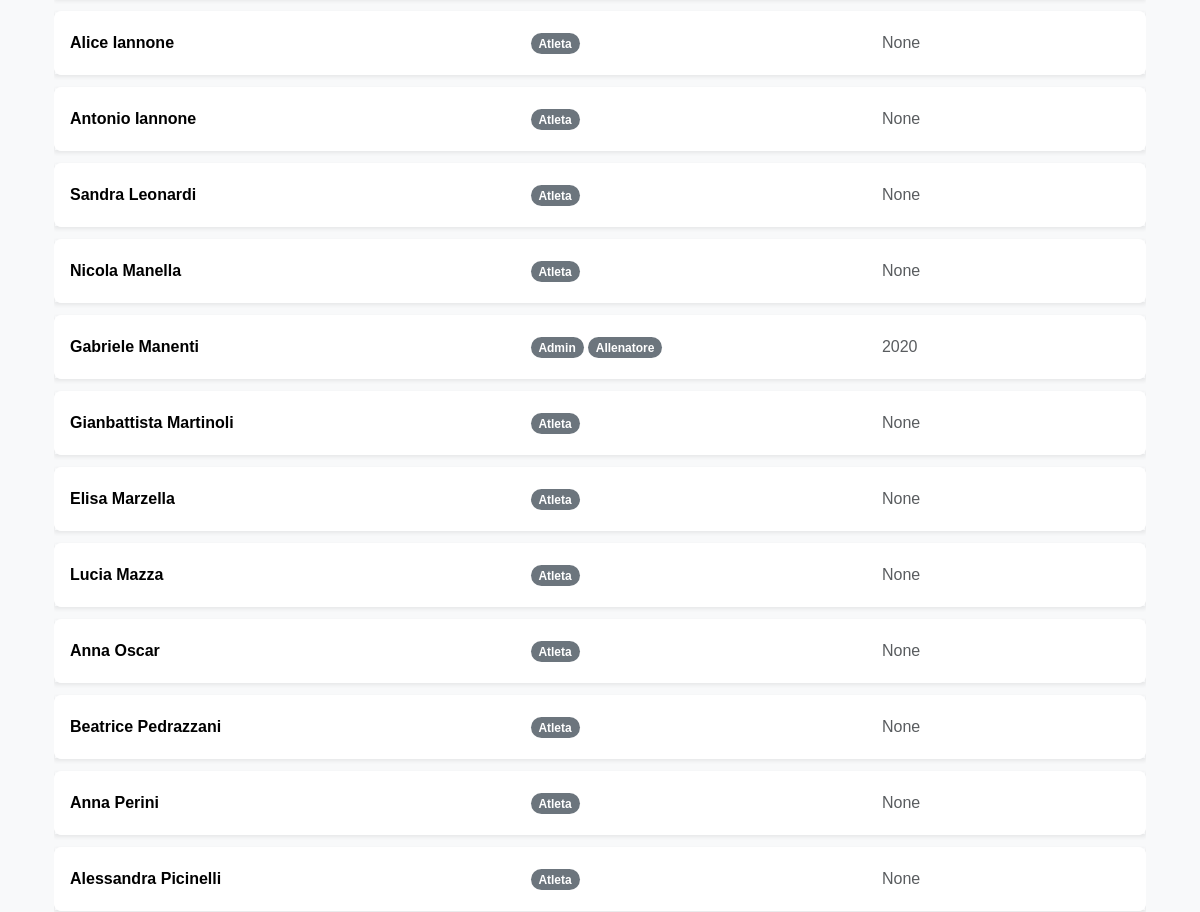
Page /rubrica (signed in, middle part) on the earlier database version.
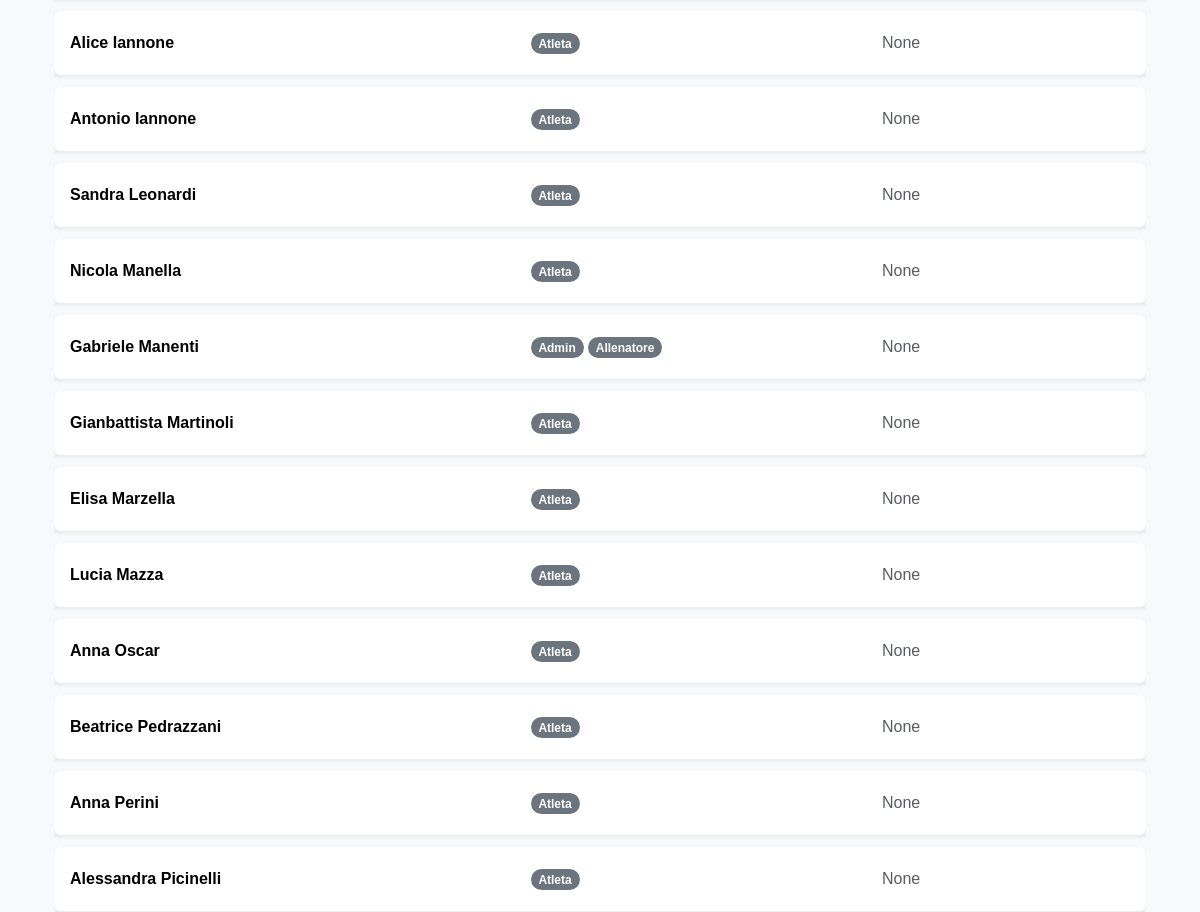
Same page on the later database version.
### models.py (models this page shows, shortened)
class User(Base):
    __tablename__ = "users"
    id = Column(Integer, primary_key=True, index=True)
    username = Column(String, unique=True, index=True, nullable=False)
    hashed_password = Column(String, nullable=False)
    first_name = Column(String, nullable=False)
    last_name = Column(String, nullable=False)
    email = Column(String, unique=True, index=True)
    phone_number = Column(String)
    date_of_birth = Column(Date)
    tax_code = Column(String, unique=True)
    enrollment_year = Column(Integer)
    membership_date = Column(Date)
    certificate_expiration = Column(Date)
    address = Column(String)
    manual_category = Column(String, nullable=True)
    roles = relationship("Role", secondary=user_roles, back_populates="users")
    tags = relationship("Tag", secondary=user_tags, back_populates="users")
    barche_assegnate = relationship("Barca", secondary=barca_atleti_association, back_populates="atleti_assegnati")
    schede_pesi = relationship("SchedaPesi", back_populates="atleta")
    turni = relationship("Turno", back_populates="user")

class Role(Base):
    __tablename__ = "roles"
    id = Column(Integer, primary_key=True, index=True)
    name = Column(String, unique=True, index=True, nullable=False)
    users = relationship("User", secondary=user_roles, back_populates="roles")

### routers/users.py (the view)
@router.get("/rubrica", response_class=HTMLResponse)
async def view_rubrica(request: Request, db: Session = Depends(get_db), current_user: models.User = Depends(get_current_user), role_filter: Optional[str] = None):
    query = db.query(models.User).options(joinedload(models.User.roles))
    if role_filter: query = query.join(models.User.roles).filter(models.Role.name == role_filter)
    users = query.order_by(models.User.last_name, models.User.first_name).all()
    all_roles = db.query(models.Role).all()
    return templates.TemplateResponse("rubrica.html", {"request": request, "current_user": current_user, "users": users, "all_roles": all_roles, "current_filter": role_filter})

### templates/rubrica.html (shortened to what this page needs)
{% extends "layouts/_base.html" %}
{% block content %}
<div class="container mt-4">
    <div class="table-responsive">
        <table class="table table-hover align-middle">
            <tbody>
                {% for user in users %}
                <tr>
                    <td class="fw-bold">{{ user.first_name }} {{ user.last_name }}</td>
                    <td>
                        {% for role in user.roles %}
                            <span class="badge rounded-pill text-bg-secondary">{{ role.name.capitalize() }}</span>
                        {% endfor %}
                    </td>
                    <td class="text-muted">{{ user.enrollment_year }}</td>
                </tr>
                {% else %}
                <tr>
                    <td colspan="3" class="text-center p-4">Nessun utente trovato.</td>
                </tr>
                {% endfor %}
            </tbody>
        </table>
    </div>
</div>
{% endblock %}

### templates/layouts/_base.html (shortened to what this page needs)
<!doctype html>
<html lang="it" class="h-100">
<head>
    <link href="https://cdn.jsdelivr.net/npm/bootstrap@5.3.3/dist/css/bootstrap.min.css" rel="stylesheet">
    <link rel="stylesheet" href="{{ url_for('static', path='/style.css') }}">
</head>
<body class="d-flex flex-column h-100 bg-light">
<main class="container my-4 flex-grow-1">{% block content %}{% endblock %}</main>
</body>
</html>

### static/style.css (style rules this page uses)
:root { --club-white: #ffffff; --club-light-blue: #ADD8E6; --club-navy-blue: #000080; --club-off-white-bg: #f8f9fa; --club-text-dark: #212529; --bs-primary-rgb: 0, 0, 128; }
body { font-family: Helvetica, Arial, sans-serif; color: var(--club-text-dark); background-color: var(--club-off-white-bg); }
.table { border-collapse: separate; border-spacing: 0 0.75rem; }
.table tbody tr { background-color: var(--club-white); box-shadow: 0 0.125rem 0.25rem rgba(0,0,0,0.075); transition: transform 0.2s ease, box-shadow 0.2s ease; cursor: pointer; }
.table tbody tr td:first-child { border-top-left-radius: 0.5rem; border-bottom-left-radius: 0.5rem; }
.table tbody tr td:last-child { border-top-right-radius: 0.5rem; border-bottom-right-radius: 0.5rem; }

Differences in the rows shown:
changed User "Gabriele": enrollment_year "2020" → "None"
